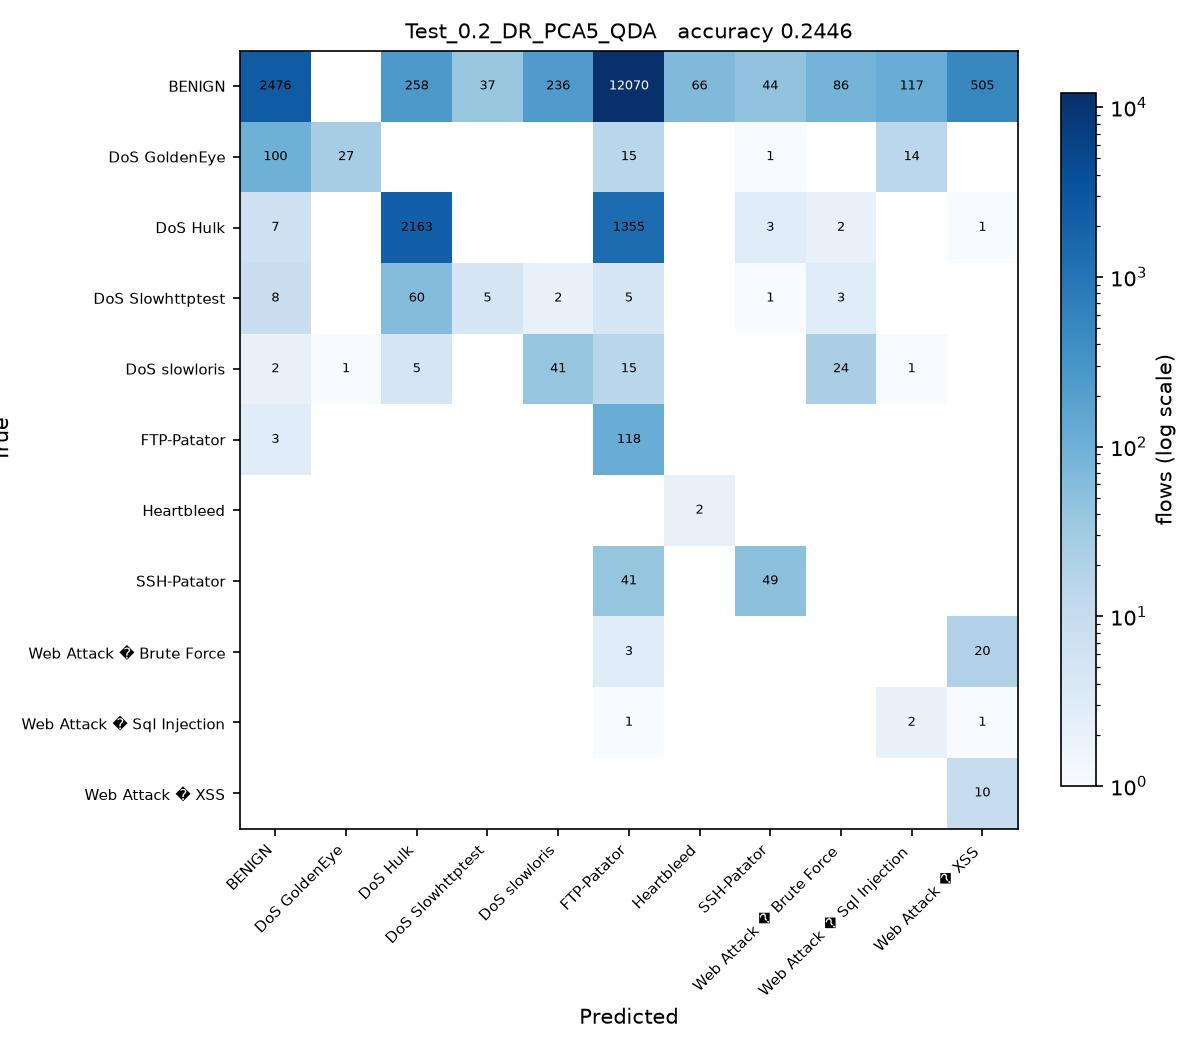

Reproduce this figure in Python.
# Test_0.2_DR_PCA5_QDA.py
#
# Test size 0.2  |  PCA, 5 components  |  Quadratic Discriminant Analysis (sheet #17)
#
# This is SGDC_60_40.py with the changes marked CHANGE below and nothing else.

import os
from pathlib import Path

# CHANGE 1: find the folder holding the three CSV files and run from there, so
# the plain file names below resolve no matter where this script is started
# from or how deeply it sits inside the project folder.
HERE = Path(__file__).resolve().parent
for PROJECT in [HERE, *HERE.parents]:
    if (PROJECT / 'Tuesday-WorkingHours.pcap_ISCX.csv').exists():
        os.chdir(PROJECT)
        break
else:
    raise SystemExit('Put this folder inside the folder that holds the three '
                     'CIC-IDS2017 CSV files, then run the script again.')
import numpy as np
import pandas as pd

df1 = pd.read_csv('Tuesday-WorkingHours.pcap_ISCX.csv', low_memory=True)
df2 = pd.read_csv('Wednesday-workingHours.pcap_ISCX.csv', low_memory=True)
df3 = pd.read_csv('Thursday-WorkingHours-Morning-WebAttacks.pcap_ISCX.csv', low_memory=True)

dataset = pd.concat([df1, df2, df3], ignore_index=True)

dataset.columns = dataset.columns.str.strip()

# CHANGE 2: a stratified sample of 100000 flows, the same for every run.
# Gradient Boosting builds one tree per class per stage on a single core, so all
# 1.3 million flows would take hours per script. At least 50 flows of every
# class are kept, so the rare attacks stay in the split.
label = dataset.columns[-1]
dataset = pd.concat(
    [g.sample(n=min(len(g), max(50, round(100000 * len(g) / len(dataset)))), random_state=0)
     for _, g in dataset.groupby(label)],
    ignore_index=True
)

X = dataset.iloc[:, :-1]
y = dataset.iloc[:, -1]

X = X.apply(pd.to_numeric, errors='coerce')

X.replace([np.inf, -np.inf], np.nan, inplace=True)

from sklearn.impute import SimpleImputer

imputer = SimpleImputer(missing_values=np.nan, strategy='mean')
X = imputer.fit_transform(X)

from sklearn.preprocessing import LabelEncoder

labelencoder_y = LabelEncoder()
y = labelencoder_y.fit_transform(y)

from sklearn.model_selection import train_test_split

X_train, X_test, y_train, y_test = train_test_split(
    X,
    y,
    test_size=0.2,   # CHANGE 3: test size
    random_state=0,
    stratify=y
)

# CHANGE 4: PCA, from PCA_LDA_KErnel_PCA_CODE.pdf (fit only on training data)
from sklearn.decomposition import PCA

pca = PCA(n_components=5)
X_train = pca.fit_transform(X_train)
X_test = pca.transform(X_test)

# CHANGE 5: Quadratic Discriminant Analysis (sheet #17) in place of SGDClassifier
from sklearn.discriminant_analysis import QuadraticDiscriminantAnalysis

# Heartbleed has only 11 flows, so a class can have fewer training rows
# than there are components and its covariance cannot be estimated.
# Shrinkage fixes that; the default solver does not support it.
classifier = QuadraticDiscriminantAnalysis(
    solver='eigen',
    shrinkage=0.1
)

classifier.fit(X_train, y_train)

y_pred = classifier.predict(X_test) 

from sklearn.metrics import confusion_matrix
from sklearn.metrics import accuracy_score
from sklearn.metrics import precision_score
from sklearn.metrics import recall_score
from sklearn.metrics import f1_score
from sklearn.metrics import classification_report

cm = confusion_matrix(y_test, y_pred)

print("Confusion Matrix:\n")
print(cm)

print("\nAccuracy : {:.4f}".format(accuracy_score(y_test, y_pred)))
print("\nPrecision : {:.4f}".format(precision_score(y_test, y_pred, average='weighted')))
print("\nRecall : {:.4f}".format(recall_score(y_test, y_pred, average='weighted')))
print("\nF1 Score : {:.4f}".format(f1_score(y_test, y_pred, average='weighted')))

print("\nClassification Report:\n")
print(classification_report(y_test, y_pred))

# CHANGE 6: save the confusion matrix as Test_0.2_DR_PCA5_QDA.jpg and record the result
import matplotlib
matplotlib.use('Agg')
import matplotlib.pyplot as plt
from matplotlib.colors import LogNorm

here = HERE                     # the folder this script sits in
names = [str(c) for c in labelencoder_y.classes_]
fig, ax = plt.subplots(figsize=(8, 7))
im = ax.imshow(cm, cmap='Blues', norm=LogNorm(vmin=1))
ax.set_xticks(range(len(names)), names, rotation=45, ha='right', fontsize=7)
ax.set_yticks(range(len(names)), names, fontsize=7)
ax.set_xlabel('Predicted')
ax.set_ylabel('True')
ax.set_title('Test_0.2_DR_PCA5_QDA   accuracy {:.4f}'.format(accuracy_score(y_test, y_pred)), fontsize=10)
for i in range(cm.shape[0]):
    for j in range(cm.shape[1]):
        if cm[i, j]:
            ax.text(j, i, cm[i, j], ha='center', va='center', fontsize=6,
                    color='white' if cm[i, j] > cm.max() / 3 else 'black')
fig.colorbar(im, ax=ax, fraction=0.04, label='flows (log scale)')
fig.tight_layout()
fig.savefig(here / 'Test_0.2_DR_PCA5_QDA.jpg', dpi=150)
plt.close(fig)

row = pd.DataFrame([{
    'Test': 0.2, 'DR': 'PCA5', 'Clas': 'QDA',
    'Acc': round(accuracy_score(y_test, y_pred), 4),
    'Pre': round(precision_score(y_test, y_pred, average='weighted'), 4),
    'Rec': round(recall_score(y_test, y_pred, average='weighted'), 4),
    'F1': round(f1_score(y_test, y_pred, average='weighted'), 4),
    'script': 'Test_0.2_DR_PCA5_QDA',
}])
# one file per run, so several scripts can run at the same time without
# overwriting each other. 21_run_45_mix.py merges them into the Excel sheet.
out = PROJECT / 'results' / 'parts_mix' / 'Test_0.2_DR_PCA5_QDA.csv'
out.parent.mkdir(parents=True, exist_ok=True)
row.to_csv(out, index=False)
